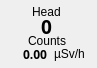
         <widget class="QFrame" name="cps_frame_m1_2">
          <property name="geometry">
           <rect>
            <x>576</x>
            <y>34</y>
            <width>97</width>
            <height>68</height>
           </rect>
          </property>
          <property name="toolTip">
           <string>&lt;html&gt;&lt;head/&gt;&lt;body&gt;&lt;p&gt;Module 1&lt;/p&gt;&lt;/body&gt;&lt;/html&gt;</string>
          </property>
          <property name="frameShape">
           <enum>QFrame::NoFrame</enum>
          </property>
          <property name="frameShadow">
           <enum>QFrame::Plain</enum>
          </property>
          <widget class="QLabel" name="cps_bg_m1_2">
           <property name="geometry">
            <rect>
             <x>2</x>
             <y>2</y>
             <width>91</width>
             <height>62</height>
            </rect>
           </property>
           <property name="frameShadow">
            <enum>QFrame::Sunken</enum>
           </property>
           <property name="text">
            <string/>
           </property>
           <property name="pixmap">
            <pixmap resource="RadMaster 3000+ v0.1/resources.qrc">:/bg/resources/bg/cps_frame.png</pixmap>
           </property>
           <property name="scaledContents">
            <bool>true</bool>
           </property>
          </widget>
          <widget class="QWidget" name="layoutWidget_33">
           <property name="geometry">
            <rect>
             <x>2</x>
             <y>5</y>
             <width>90</width>
             <height>60</height>
            </rect>
           </property>
           <layout class="QVBoxLayout" name="verticalLayout_42">
            <property name="spacing">
             <number>0</number>
            </property>
            <item alignment="Qt::AlignHCenter">
             <widget class="QLabel" name="res_bodypart_1">
              <property name="maximumSize">
               <size>
                <width>16777215</width>
                <height>13</height>
               </size>
              </property>
              <property name="text">
               <string>Head</string>
              </property>
             </widget>
            </item>
            <item alignment="Qt::AlignHCenter">
             <widget class="QLabel" name="counts_1">
              <property name="maximumSize">
               <size>
                <width>16777215</width>
                <height>16</height>
               </size>
              </property>
              <property name="font">
               <font>
                <family>Arial Black</family>
                <pointsize>14</pointsize>
                <weight>75</weight>
                <bold>true</bold>
               </font>
              </property>
              <property name="text">
               <string>0</string>
              </property>
             </widget>
            </item>
            <item alignment="Qt::AlignHCenter">
             <widget class="QLabel" name="counts_label_1">
              <property name="maximumSize">
               <size>
                <width>16777215</width>
                <height>13</height>
               </size>
              </property>
              <property name="text">
               <string>Counts</string>
              </property>
             </widget>
            </item>
            <item>
             <layout class="QGridLayout" name="gridLayout_35">
              <item row="0" column="0" alignment="Qt::AlignRight">
               <widget class="QLabel" name="res_uSv_1">
                <property name="maximumSize">
                 <size>
                  <width>16777215</width>
                  <height>14</height>
                 </size>
                </property>
                <property name="font">
                 <font>
                  <family>Arial Black</family>
                  <pointsize>9</pointsize>
                  <weight>75</weight>
                  <bold>true</bold>
                 </font>
                </property>
                <property name="text">
                 <string>0.00</string>
                </property>
               </widget>
              </item>
              <item row="0" column="1" alignment="Qt::AlignHCenter">
               <widget class="QLabel" name="res_uSv_label_1">
                <property name="maximumSize">
                 <size>
                  <width>16777215</width>
                  <height>14</height>
                 </size>
                </property>
                <property name="text">
                 <string>µSv/h</string>
                </property>
               </widget>
              </item>
             </layout>
            </item>
           </layout>
          </widget>
         </widget>
